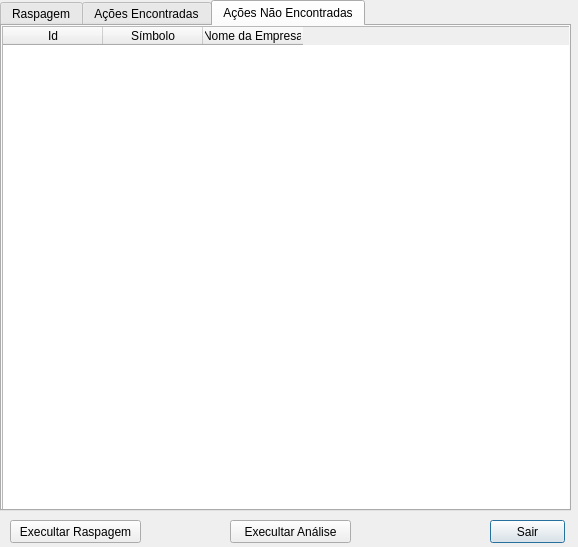
<?xml version="1.0" encoding="UTF-8"?>
<ui version="4.0">
 <class>Listas</class>
 <widget class="QDialog" name="Listas">
  <property name="geometry">
   <rect>
    <x>0</x>
    <y>0</y>
    <width>578</width>
    <height>547</height>
   </rect>
  </property>
  <property name="windowTitle">
   <string>Listas</string>
  </property>
  <widget class="QTabWidget" name="tabWidget">
   <property name="geometry">
    <rect>
     <x>0</x>
     <y>0</y>
     <width>571</width>
     <height>511</height>
    </rect>
   </property>
   <property name="currentIndex">
    <number>2</number>
   </property>
   <widget class="QWidget" name="tab">
    <attribute name="title">
     <string>Raspagem</string>
    </attribute>
    <widget class="QTableWidget" name="tableWidget">
     <property name="geometry">
      <rect>
       <x>0</x>
       <y>0</y>
       <width>571</width>
       <height>491</height>
      </rect>
     </property>
     <column>
      <property name="text">
       <string>Id</string>
      </property>
     </column>
     <column>
      <property name="text">
       <string>Campo Vazio</string>
      </property>
     </column>
     <column>
      <property name="text">
       <string>Símbolo</string>
      </property>
     </column>
     <column>
      <property name="text">
       <string>Nome da Empresa</string>
      </property>
     </column>
     <column>
      <property name="text">
       <string>Data Ex</string>
      </property>
     </column>
     <column>
      <property name="text">
       <string>Valor do Dividendo</string>
      </property>
     </column>
     <column>
      <property name="text">
       <string>Frequncia</string>
      </property>
     </column>
     <column>
      <property name="text">
       <string>Data Pagamento</string>
      </property>
     </column>
     <column>
      <property name="text">
       <string>Percentual da Ação</string>
      </property>
     </column>
    </widget>
   </widget>
   <widget class="QWidget" name="tab_3">
    <attribute name="title">
     <string>Ações Encontradas</string>
    </attribute>
    <widget class="QTableWidget" name="tableWidget_2">
     <property name="geometry">
      <rect>
       <x>0</x>
       <y>0</y>
       <width>571</width>
       <height>491</height>
      </rect>
     </property>
     <column>
      <property name="text">
       <string>Id</string>
      </property>
     </column>
     <column>
      <property name="text">
       <string>Símbolo</string>
      </property>
     </column>
     <column>
      <property name="text">
       <string>Nome da Empresa</string>
      </property>
     </column>
     <column>
      <property name="text">
       <string>Valor da Ação</string>
      </property>
     </column>
    </widget>
   </widget>
   <widget class="QWidget" name="tab_2">
    <attribute name="title">
     <string>Ações Não Encontradas</string>
    </attribute>
    <widget class="QTableWidget" name="tableWidget_3">
     <property name="geometry">
      <rect>
       <x>0</x>
       <y>0</y>
       <width>571</width>
       <height>491</height>
      </rect>
     </property>
     <column>
      <property name="text">
       <string>Id</string>
      </property>
     </column>
     <column>
      <property name="text">
       <string>Símbolo</string>
      </property>
     </column>
     <column>
      <property name="text">
       <string>Nome da Empresa</string>
      </property>
     </column>
    </widget>
   </widget>
  </widget>
  <widget class="QPushButton" name="pushButton">
   <property name="geometry">
    <rect>
     <x>490</x>
     <y>520</y>
     <width>75</width>
     <height>23</height>
    </rect>
   </property>
   <property name="text">
    <string>Sair</string>
   </property>
  </widget>
  <widget class="QPushButton" name="pushButton_2">
   <property name="geometry">
    <rect>
     <x>10</x>
     <y>520</y>
     <width>131</width>
     <height>23</height>
    </rect>
   </property>
   <property name="text">
    <string>Execultar Raspagem</string>
   </property>
  </widget>
  <widget class="QPushButton" name="pushButton_3">
   <property name="geometry">
    <rect>
     <x>230</x>
     <y>520</y>
     <width>121</width>
     <height>23</height>
    </rect>
   </property>
   <property name="text">
    <string>Execultar Análise</string>
   </property>
  </widget>
 </widget>
 <resources/>
 <connections/>
</ui>
